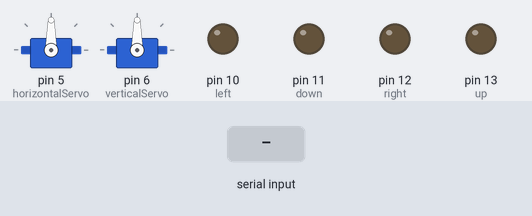
The sketch below on a simulated Arduino Uno, built with avr-gcc and run on an emulated ATmega328P. Parts: 2 × servo, output pins drawn as LEDs (lit = HIGH). The inputs (shaded band) are chosen by the test bench.

Above: at 1.2 s.
1.3 s: "b" received over Serial
At 2.5 s:
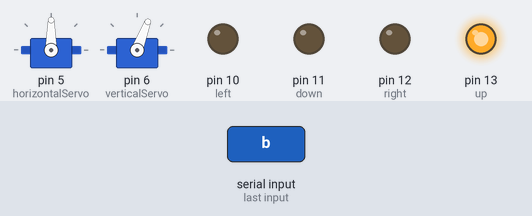
2.8 s: "a" received over Serial
At 3.8 s:
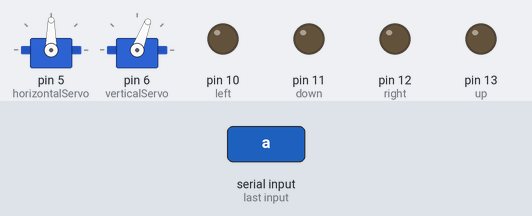
4.3 s: "c" received over Serial
At 5.1 s:
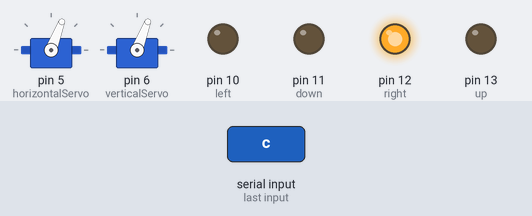
5.8 s: "d" received over Serial
At 6.2 s:
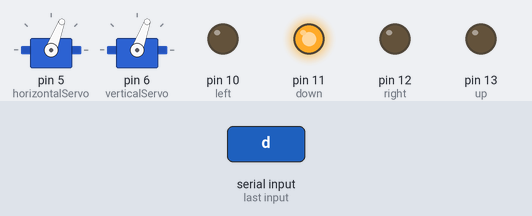
7.3 s: "e" received over Serial
At 8.5 s:
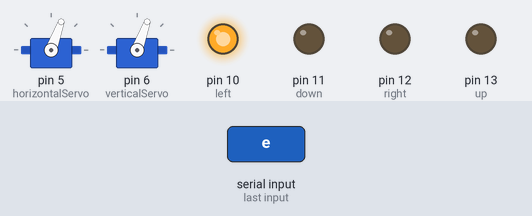
8.8 s: "f" received over Serial
At 9.9 s:
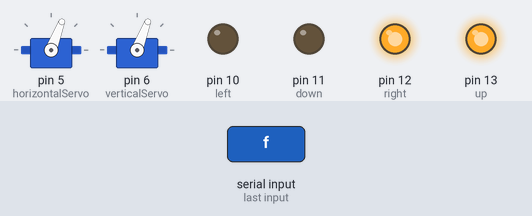
Timing chart, 0 to 11.3 s (numbered marks = the images above; inputs shaded):
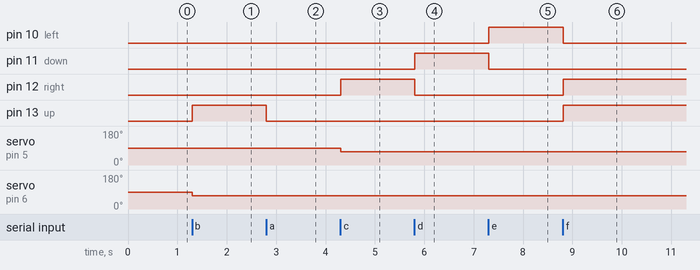

Measured:
- after the input at 1.3 s, pin 13 (up): LOW → HIGH at once; servo on pin 6 (verticalServo): 90° → 69° at once
- after the input at 2.8 s, pin 13 (up): HIGH → LOW at once
- after the input at 4.3 s, pin 12 (right): LOW → HIGH at once; servo on pin 5 (horizontalServo): 90° → 69° at once
- after the input at 5.8 s, pin 11 (down): LOW → HIGH at once; pin 12 (right): HIGH → LOW at once; servo on pin 6 (verticalServo): 69° → 70° at once
- after the input at 7.3 s, pin 10 (left): LOW → HIGH at once; pin 11 (down): HIGH → LOW at once; servo on pin 5 (horizontalServo): 69° → 70° at once
- after the input at 8.8 s, pin 10 (left): HIGH → LOW at once; pin 12 (right), pin 13 (up): LOW → HIGH at once; servo on pin 5 (horizontalServo), servo on pin 6 (verticalServo): 70° → 69° at once

The sketch:

arduino_serial_GPIO.ino
```cpp
#include <Servo.h>

/*
Arduino file for controlling the servos.
Receives instructions from computer over
serial, interprets them, and carries them
out by adjusting the positions of the
servos.
*/

// Assign LED pins to variables
int up = 13;
int right = 12;
int down = 11;
int left = 10;

// Assign servo pins to variables
int horizontalServo = 5;
int verticalServo = 6;

// Maximum range of motion for servos
int servoMax = 120;
int servoMin = 20;

// Maximum adjustment possible per tick
int curHServoAngle = 70;
int curVServoAngle = 70;
int servoAdjustmentRate = 1;

// Set up servo variables
Servo hServo;
Servo vServo;

void setup() {
  // put your setup code here, to run once:
  Serial.begin(115200);

  // Set the LED output pins to output mode (duhhhh)
  pinMode(up, OUTPUT);
  pinMode(right, OUTPUT);
  pinMode(down, OUTPUT);
  pinMode(left, OUTPUT);

  // Not sure what Pin 7 does. It used to connect to the MOSFET.
  // Might be able to use as status light.
  //pinMode(7, OUTPUT);

  //Set up servo output pins.
  hServo.attach(horizontalServo);
  vServo.attach(verticalServo);
}

void hServoUp(){
  if (curHServoAngle < servoMax){
          curHServoAngle-=servoAdjustmentRate;
          hServo.write(curHServoAngle);
        }
}

void hServoDown(){
  if (curHServoAngle > servoMin){
    curHServoAngle+=servoAdjustmentRate;
    hServo.write(curHServoAngle);
  }
}

void vServoUp(){
  if (curVServoAngle < servoMax){
    curVServoAngle-=servoAdjustmentRate;
    vServo.write(curVServoAngle);
  }
}

void vServoDown(){
  if (curVServoAngle > servoMin){
    curVServoAngle+=servoAdjustmentRate;
    vServo.write(curVServoAngle);
  }
}

void loop() {

//  digitalWrite(7, HIGH); // wtf does this pin do lol
  // put your main code here, to run repeatedly:
  if (Serial.available()>=0){
    int serialIn = Serial.read();

    switch(serialIn){
      case 'a':
          digitalWrite(up, LOW);
          digitalWrite(right, LOW);
          digitalWrite(down, LOW);
          digitalWrite(left, LOW);
      break;

      case 'b':
        digitalWrite(up, HIGH);
        digitalWrite(right, LOW);
        digitalWrite(down, LOW);
        digitalWrite(left, LOW);

        vServoUp();
      break;

      case 'c':
        digitalWrite(up, LOW);
        digitalWrite(right, HIGH);
        digitalWrite(down, LOW);
        digitalWrite(left, LOW);

        hServoUp();
      break;

      case 'd':
        digitalWrite(up, LOW);
        digitalWrite(right, LOW);
        digitalWrite(down, HIGH);
        digitalWrite(left, LOW);

        vServoDown();
      break;

      case 'e':
        digitalWrite(up, LOW);
        digitalWrite(right, LOW);
        digitalWrite(down, LOW);
        digitalWrite(left, HIGH);

        hServoDown();
      break;

      case 'f':
        digitalWrite(up, HIGH);
        digitalWrite(right, HIGH);
        digitalWrite(down, LOW);
        digitalWrite(left, LOW);

        hServoUp();
        vServoUp();
      break;

      case 'g':
        digitalWrite(up, HIGH);
        digitalWrite(right, LOW);
        digitalWrite(down, LOW);
        digitalWrite(left, HIGH);

        hServoDown();
        vServoUp();
      break;

      case 'h':
        digitalWrite(up, LOW);
        digitalWrite(right, HIGH);
        digitalWrite(down, HIGH);
        digitalWrite(left, LOW);

        hServoUp();
        vServoDown();
      break;

        case 'i':
        digitalWrite(up, LOW);
        digitalWrite(right, LOW);
        digitalWrite(down, HIGH);
        digitalWrite(left, HIGH);

        hServoDown();
        vServoDown();
      break;
    }
  }
  delay(25); // Wait a little bit before receiving the next instruction.
             // This cuts down on errors.
}
```
